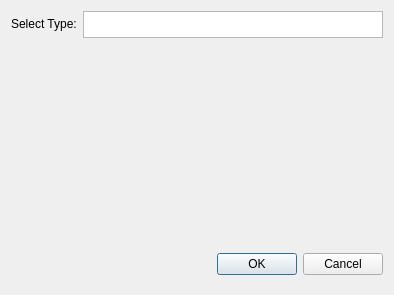
<?xml version="1.0" encoding="UTF-8"?>
<ui version="4.0">
 <class>DevelopWindow</class>
 <widget class="QDialog" name="DevelopWindow">
  <property name="geometry">
   <rect>
    <x>0</x>
    <y>0</y>
    <width>394</width>
    <height>295</height>
   </rect>
  </property>
  <property name="windowTitle">
   <string>Dialog</string>
  </property>
  <layout class="QVBoxLayout" name="verticalLayout">
   <item>
    <layout class="QHBoxLayout" name="horizontalLayout_2">
     <property name="sizeConstraint">
      <enum>QLayout::SetMaximumSize</enum>
     </property>
     <property name="leftMargin">
      <number>0</number>
     </property>
     <property name="bottomMargin">
      <number>200</number>
     </property>
     <item>
      <widget class="QLabel" name="label">
       <property name="sizePolicy">
        <sizepolicy hsizetype="Preferred" vsizetype="Fixed">
         <horstretch>0</horstretch>
         <verstretch>10</verstretch>
        </sizepolicy>
       </property>
       <property name="minimumSize">
        <size>
         <width>0</width>
         <height>10</height>
        </size>
       </property>
       <property name="text">
        <string>Select Type:</string>
       </property>
      </widget>
     </item>
     <item>
      <widget class="QTextEdit" name="EquipIdEdit">
       <property name="sizePolicy">
        <sizepolicy hsizetype="Expanding" vsizetype="Fixed">
         <horstretch>0</horstretch>
         <verstretch>0</verstretch>
        </sizepolicy>
       </property>
       <property name="minimumSize">
        <size>
         <width>0</width>
         <height>10</height>
        </size>
       </property>
      </widget>
     </item>
    </layout>
   </item>
   <item>
    <layout class="QHBoxLayout" name="horizontalLayout">
     <item>
      <spacer name="horizontalSpacer">
       <property name="orientation">
        <enum>Qt::Horizontal</enum>
       </property>
       <property name="sizeHint" stdset="0">
        <size>
         <width>168</width>
         <height>20</height>
        </size>
       </property>
      </spacer>
     </item>
     <item>
      <widget class="QDialogButtonBox" name="buttonBox">
       <property name="sizePolicy">
        <sizepolicy hsizetype="Expanding" vsizetype="Preferred">
         <horstretch>0</horstretch>
         <verstretch>5</verstretch>
        </sizepolicy>
       </property>
       <property name="minimumSize">
        <size>
         <width>0</width>
         <height>40</height>
        </size>
       </property>
       <property name="orientation">
        <enum>Qt::Horizontal</enum>
       </property>
       <property name="standardButtons">
        <set>QDialogButtonBox::Cancel|QDialogButtonBox::Ok</set>
       </property>
      </widget>
     </item>
    </layout>
   </item>
  </layout>
 </widget>
 <resources/>
 <connections>
  <connection>
   <sender>buttonBox</sender>
   <signal>accepted()</signal>
   <receiver>DevelopWindow</receiver>
   <slot>accept()</slot>
   <hints>
    <hint type="sourcelabel">
     <x>248</x>
     <y>254</y>
    </hint>
    <hint type="destinationlabel">
     <x>157</x>
     <y>274</y>
    </hint>
   </hints>
  </connection>
  <connection>
   <sender>buttonBox</sender>
   <signal>rejected()</signal>
   <receiver>DevelopWindow</receiver>
   <slot>reject()</slot>
   <hints>
    <hint type="sourcelabel">
     <x>316</x>
     <y>260</y>
    </hint>
    <hint type="destinationlabel">
     <x>286</x>
     <y>274</y>
    </hint>
   </hints>
  </connection>
 </connections>
</ui>
